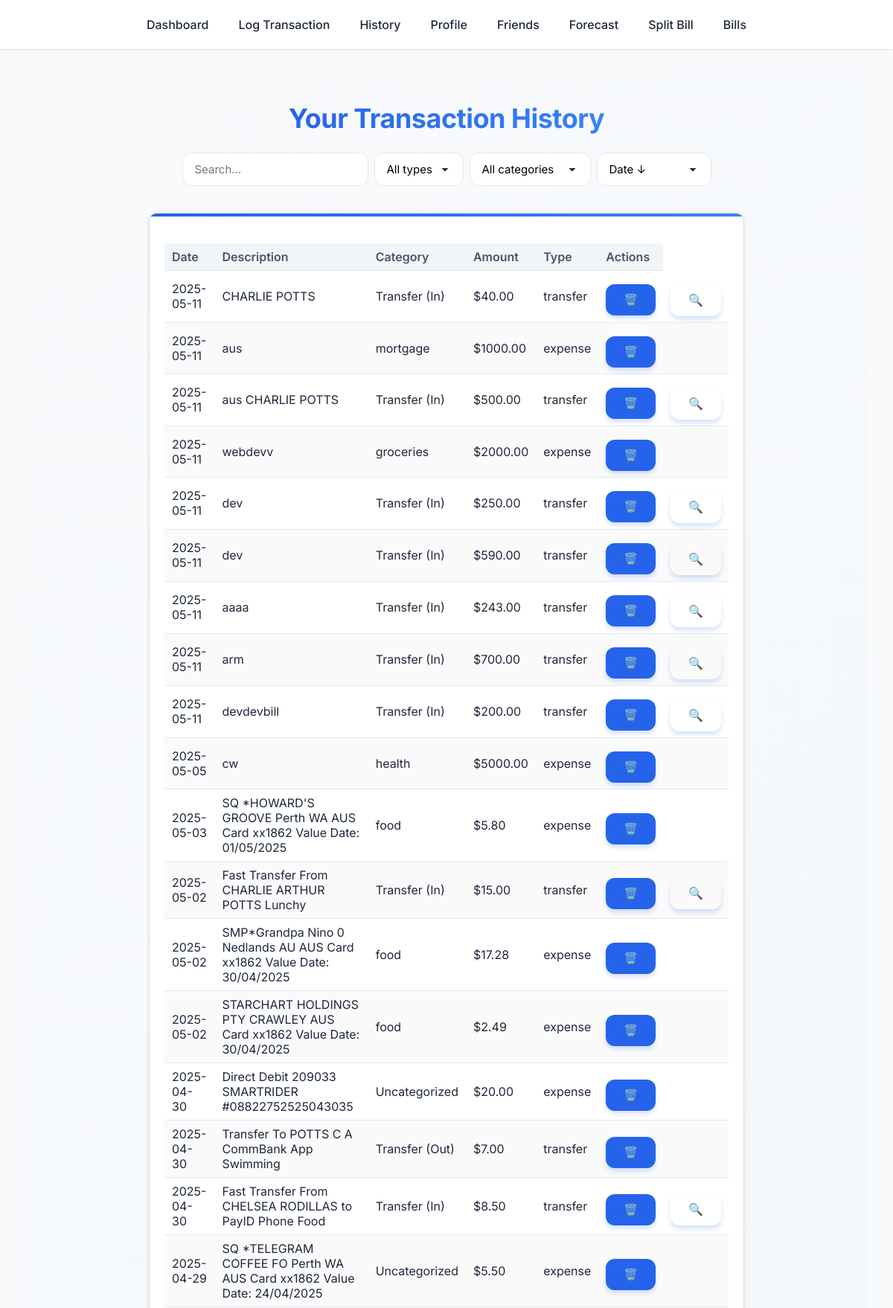
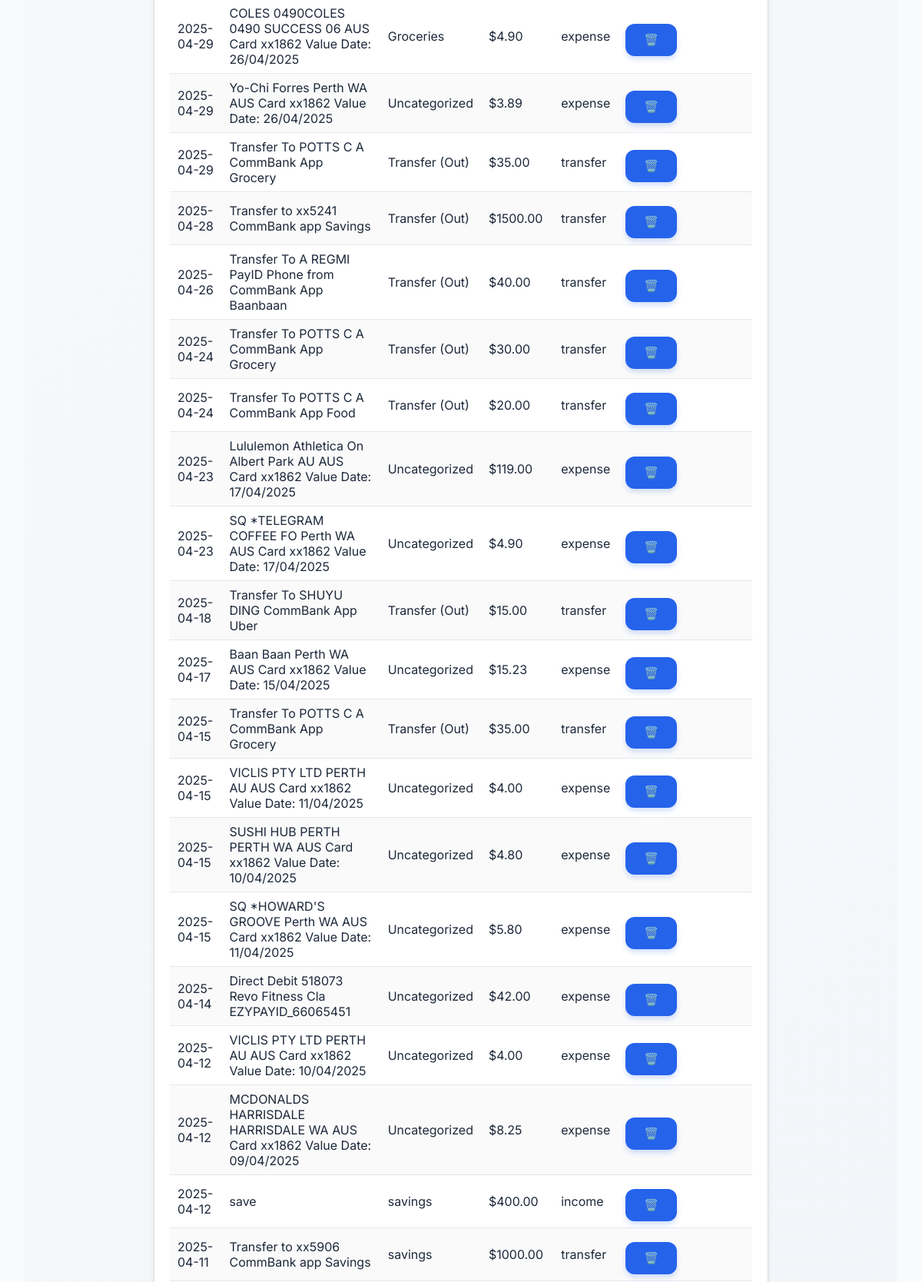
Screenshot of /history (signed in, upper part) with the database file from the repository (2 pictures, top to bottom).
### app/models.py (models this page shows)
class Transaction(db.Model):
    __tablename__ = 'transactions'
    id                 = db.Column(db.Integer, primary_key=True)
    user_id            = db.Column(
        db.Integer,
        db.ForeignKey('users.id', ondelete='CASCADE'),
        nullable=False
    )
    date               = db.Column(db.Date, nullable=False)
    amount             = db.Column(db.Numeric(10, 2), nullable=False)  # always stored positive
    category           = db.Column(db.String, nullable=False)
    type               = db.Column(
        db.Enum(TransactionType, name='tx_type'),
        nullable=False
    )
    transfer_direction = db.Column(db.Enum('in','out', name='transfer_dir'), nullable=True)
    description        = db.Column(db.String(255), nullable=True)
    user               = db.relationship(
        'User',
        back_populates='transactions'
    )

### app/routes.py (the view, shortened to what this page needs)
@main.route('/history', methods=['GET', 'POST'])
@login_required
def history():
    PER_PAGE = 50
    page = request.args.get('page', 1, type=int)
    pagination = (Transaction.query
                  .filter_by(user_id=current_user.id)
                  .order_by(Transaction.date.desc())
                  .paginate(page=page, per_page=PER_PAGE, error_out=False))
    return render_template(
        'history.html',
        transactions=pagination.items,
        TransactionType=TransactionType,
        pagination=pagination,
        form=TransactionForm()
    )

### app/__init__.py (called while the page is built)
def create_app():
    app = Flask(__name__)
    app.config.from_object('config.Config')
    CSRFProtect(app)
    db.init_app(app)
    migrate.init_app(app, db)
    login_manager.init_app(app)
    bcrypt.init_app(app)
    with app.app_context():
        alembic_upgrade()
    from .models import User
    @login_manager.user_loader
    def load_user(user_id):
        return User.query.get(int(user_id))
    from .routes import main
    app.register_blueprint(main)
    return app

### app/templates/history.html (shortened to what this page needs)
{% extends "base.html" %}
{% block content %}
<div class="page-container">
  <h1>Your Transaction History</h1>
  <div class="controls">
    <input class=" input-box" id="search" type="text" placeholder="Search…" />
    <select id="filter-type"  class = "input-box">
      <option value="" >All types</option>
    </select>
    <select id="filter-cat"  class = "input-box">
      <option value="">All categories</option>
      {% set SUGGEST = ['food','groceries','shopping','health','salary','savings','refund','uncategorized'] %}
    </select>
    <select id="sort" class = "input-box">
      <option value="date-desc">Date ↓</option>
    </select>
  </div>
  <div class="card">
    <table class="transaction-table">
      <thead>
        <tr>
          <th>Date</th><th>Description</th><th>Category</th>
          <th>Amount</th><th>Type</th><th>Actions</th>
        </tr>
      </thead>
      <tbody>
      {% for tx in transactions %}
        <tr data-tx="{{ tx.id }}">
          <td>{{ tx.date }}</td>
          <td>{{ tx.description }}</td>
          <td class="cat-cell" data-cat="{{ tx.category }}">
            <span class="cat-view">{{ tx.category }}</span>
          </td>
          <td>${{ "%.2f"|format(tx.amount) }}</td>
          <td>{{ tx.type.value }}</td>
          <td>
            <form method="POST" style="display:inline;">
              <button type="submit" class="btn" title="Delete">🗑️</button>
            </form>
          </td>
          <td>
            {% if tx.type == TransactionType.transfer and tx.transfer_direction == 'in' %}
              <button class="btn btn--sm btn-ghost"
                      title="Associate friend"
                      data-tx="{{ tx.id }}">🔍</button>
            {% endif %}
          </td>
        </tr>
      {% endfor %}
      </tbody>
    </table>
  </div>
</div>
{% endblock %}

### app/static/css/main.css (style rules this page uses)
:root { --primary: #2563eb; --primary-dark: #1d4ed8; --secondary: #64748b; --accent: #3b82f6; --success: #10b981; --warning: #f59e0b; --danger: #ef4444; --background: #f8fafc; --white: #ffffff; --text-primary: #1e293b; --text-secondary: #475569; --shadow-sm: 0 1px 3px rgba(0,0,0,0.12); --shadow-md: 0 4px 6px -1px rgba(0,0,0,0.1); --shadow-lg: 0 10px 15px -3px rgba(0,0,0,0.1); }
* { box-sizing: border-box; margin: 0; padding: 0; }
body { margin: 0; font-family: 'Inter', sans-serif; background: var(--background); color: var(--text-primary); }
.page-container { padding: 40px 60px; position: relative; display: flex; flex-direction: column; align-items: center; background: linear-gradient(135deg, #f8fafc 0%, #f1f5f9 100%); min-height: 80vh; }
h1 { font-size: 36px; background: linear-gradient(135deg, var(--primary) 0%, var(--accent) 100%); background-clip: text; -webkit-background-clip: text; -webkit-text-fill-color: transparent; font-weight: 700; margin-bottom: 24px; letter-spacing: -0.5px; line-height: 1.2; text-align: center; position: relative; z-index: 1; }
.card { background-color: var(--white); border-radius: 16px; padding: 24px; box-shadow: var(--shadow-md); margin-bottom: 24px; width: 100%; max-width: 800px; position: relative; overflow: hidden; }
.card::before { content: ''; position: absolute; top: 0; left: 0; width: 100%; height: 4px; background: linear-gradient(90deg, var(--primary) 0%, var(--accent) 100%); }
.input-box { margin-bottom: 20px; padding: 12px 16px; border: 1px solid #e2e8f0; border-radius: 12px; background: var(--white); font-family: 'Inter', sans-serif; font-size: 15px; transition: all 0.2s ease; }
select.input-box { background-repeat: no-repeat; background-position: right 16px center; appearance: none; padding-right: 40px; }
.button, button[type="submit"], .btn { padding: 12px 24px; border: none; background-color: var(--primary); color: var(--white); font-size: 15px; font-weight: 600; border-radius: 12px; cursor: pointer; transition: all 0.2s cubic-bezier(0.4, 0, 0.2, 1); box-shadow: 0 4px 6px rgba(37, 99, 235, 0.2); margin-top: 10px; }
.transaction-table { width: 100%; border-collapse: collapse; margin-top: 20px; }
.transaction-table th, .transaction-table td { padding: 12px 16px; text-align: left; border-bottom: 1px solid #e2e8f0; }
.transaction-table th { background-color: #f8fafc; font-weight: 600; color: var(--text-secondary); }

### app/templates/history.html (style rules this page uses)
.controls { display:flex;flex-wrap:wrap;gap:8px;margin:0 0 16px; }
.card { background:#fff;border:1px solid #ddd;border-radius:10px; padding:20px;box-shadow:0 2px 6px rgba(0,0,0,.08);overflow-x:auto; }
.transaction-table { width:100%;border-collapse:collapse; }
.transaction-table th,.transaction-table td { padding:8px 10px;text-align:left; }
.transaction-table th { background:#f2f5f8; }
.transaction-table tr:nth-child(even) { background:#fafafa; }
.cat-cell { cursor:pointer; }
.btn { border:none;background:none;cursor:pointer;font-size:1em; }

### rows the page displays
Transaction: date "2025-05-11", description "CHARLIE POTTS", category "Transfer (In)", amount "40.00", type.value "transfer"
Transaction: date "2025-05-11", description "aus", category "mortgage", amount "1000.00", type.value "expense"
Transaction: date "2025-05-11", description "aus CHARLIE POTTS", category "Transfer (In)", amount "500.00", type.value "transfer"
Transaction: date "2025-05-11", description "webdevv", category "groceries", amount "2000.00", type.value "expense"
Transaction: date "2025-05-11", description "dev", category "Transfer (In)", amount "250.00", type.value "transfer"
Transaction: date "2025-05-11", description "dev", category "Transfer (In)", amount "590.00", type.value "transfer"
Transaction: date "2025-05-11", description "aaaa", category "Transfer (In)", amount "243.00", type.value "transfer"
Transaction: date "2025-05-11", description "arm", category "Transfer (In)", amount "700.00", type.value "transfer"
Transaction: date "2025-05-11", description "devdevbill", category "Transfer (In)", amount "200.00", type.value "transfer"
Transaction: date "2025-05-05", description "cw", category "health", amount "5000.00", type.value "expense"
Transaction: date "2025-05-03", description "SQ *HOWARD'S GROOVE Perth WA AUS Card xx1862 Value Date: 01/05/2025", category "food", amount "5.80", type.value "expense"
Transaction: date "2025-05-02", description "Fast Transfer From CHARLIE ARTHUR POTTS Lunchy", category "Transfer (In)", amount "15.00", type.value "transfer"
Transaction: date "2025-05-02", description "SMP*Grandpa Nino 0 Nedlands AU AUS Card xx1862 Value Date: 30/04/2025", category "food", amount "17.28", type.value "expense"
Transaction: date "2025-05-02", description "STARCHART HOLDINGS PTY CRAWLEY AUS Card xx1862 Value Date: 30/04/2025", category "food", amount "2.49", type.value "expense"
Transaction: date "2025-04-30", description "Direct Debit 209033 SMARTRIDER #08822752525043035", category "Uncategorized", amount "20.00", type.value "expense"
Transaction: date "2025-04-30", description "Transfer To POTTS C A CommBank App Swimming", category "Transfer (Out)", amount "7.00", type.value "transfer"
Transaction: date "2025-04-30", description "Fast Transfer From CHELSEA RODILLAS to PayID Phone Food", category "Transfer (In)", amount "8.50", type.value "transfer"
Transaction: date "2025-04-29", description "SQ *TELEGRAM COFFEE FO Perth WA AUS Card xx1862 Value Date: 24/04/2025", category "Uncategorized", amount "5.50", type.value "expense"
Transaction: date "2025-04-29", description "COLES 0490COLES 0490 SUCCESS 06 AUS Card xx1862 Value Date: 26/04/2025", category "Groceries", amount "4.90", type.value "expense"
Transaction: date "2025-04-29", description "Yo-Chi Forres Perth WA AUS Card xx1862 Value Date: 26/04/2025", category "Uncategorized", amount "3.89", type.value "expense"
Transaction: date "2025-04-29", description "Transfer To POTTS C A CommBank App Grocery", category "Transfer (Out)", amount "35.00", type.value "transfer"
Transaction: date "2025-04-28", description "Transfer to xx5241 CommBank app Savings", category "Transfer (Out)", amount "1500.00", type.value "transfer"
Transaction: date "2025-04-26", description "Transfer To A REGMI PayID Phone from CommBank App Baanbaan", category "Transfer (Out)", amount "40.00", type.value "transfer"
Transaction: date "2025-04-24", description "Transfer To POTTS C A CommBank App Grocery", category "Transfer (Out)", amount "30.00", type.value "transfer"
Transaction: date "2025-04-24", description "Transfer To POTTS C A CommBank App Food", category "Transfer (Out)", amount "20.00", type.value "transfer"
Transaction: date "2025-04-23", description "Lululemon Athletica On Albert Park AU AUS Card xx1862 Value Date: 17/04/2025", category "Uncategorized", amount "119.00", type.value "expense"
Transaction: date "2025-04-23", description "SQ *TELEGRAM COFFEE FO Perth WA AUS Card xx1862 Value Date: 17/04/2025", category "Uncategorized", amount "4.90", type.value "expense"
Transaction: date "2025-04-18", description "Transfer To SHUYU DING CommBank App Uber", category "Transfer (Out)", amount "15.00", type.value "transfer"
Transaction: date "2025-04-17", description "Baan Baan Perth WA AUS Card xx1862 Value Date: 15/04/2025", category "Uncategorized", amount "15.23", type.value "expense"
Transaction: date "2025-04-15", description "Transfer To POTTS C A CommBank App Grocery", category "Transfer (Out)", amount "35.00", type.value "transfer"
Transaction: date "2025-04-15", description "VICLIS PTY LTD PERTH AU AUS Card xx1862 Value Date: 11/04/2025", category "Uncategorized", amount "4.00", type.value "expense"
Transaction: date "2025-04-15", description "SUSHI HUB PERTH PERTH WA AUS Card xx1862 Value Date: 10/04/2025", category "Uncategorized", amount "4.80", type.value "expense"
Transaction: date "2025-04-15", description "SQ *HOWARD'S GROOVE Perth WA AUS Card xx1862 Value Date: 11/04/2025", category "Uncategorized", amount "5.80", type.value "expense"
Transaction: date "2025-04-14", description "Direct Debit 518073 Revo Fitness Cla EZYPAYID_66065451", category "Uncategorized", amount "42.00", type.value "expense"
Transaction: date "2025-04-12", description "VICLIS PTY LTD PERTH AU AUS Card xx1862 Value Date: 10/04/2025", category "Uncategorized", amount "4.00", type.value "expense"
Transaction: date "2025-04-12", description "MCDONALDS HARRISDALE HARRISDALE WA AUS Card xx1862 Value Date: 09/04/2025", category "Uncategorized", amount "8.25", type.value "expense"
Transaction: date "2025-04-12", description "save", category "savings", amount "400.00", type.value "income"
Transaction: date "2025-04-11", description "Transfer to xx5906 CommBank app Savings", category "savings", amount "1000.00", type.value "transfer"
